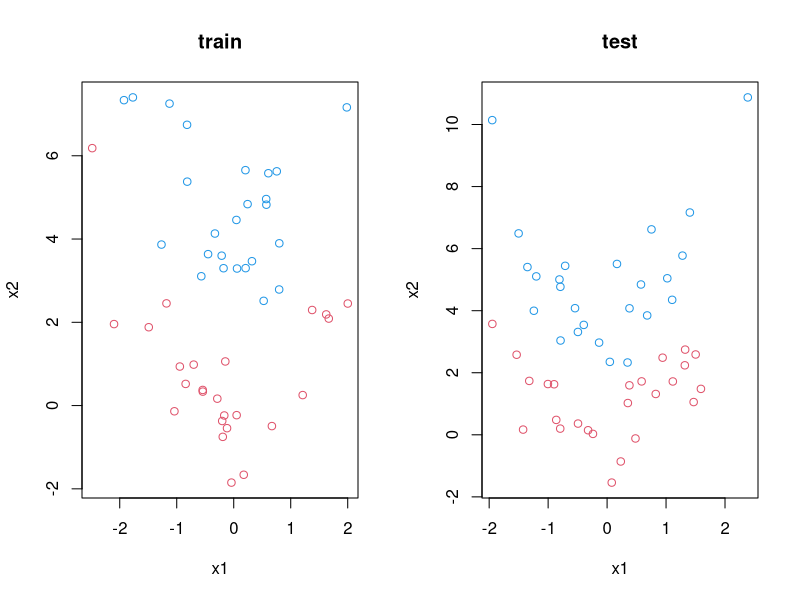
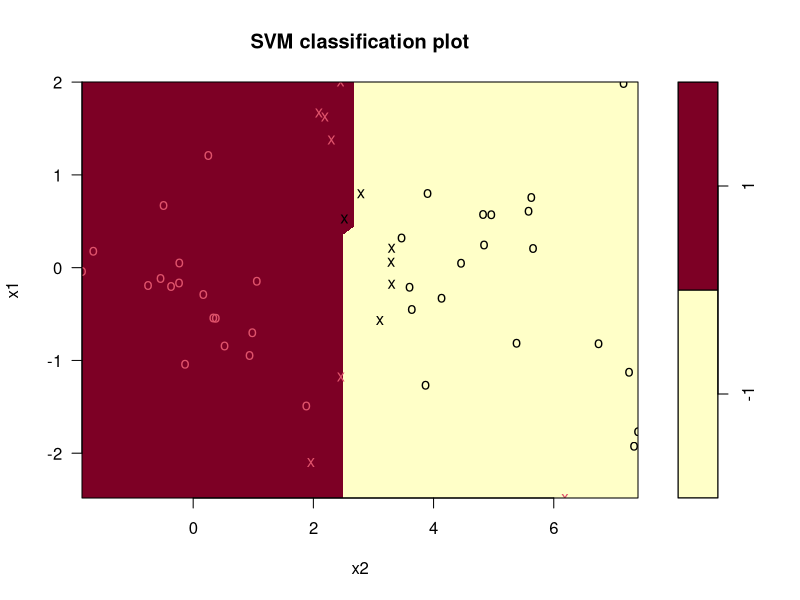
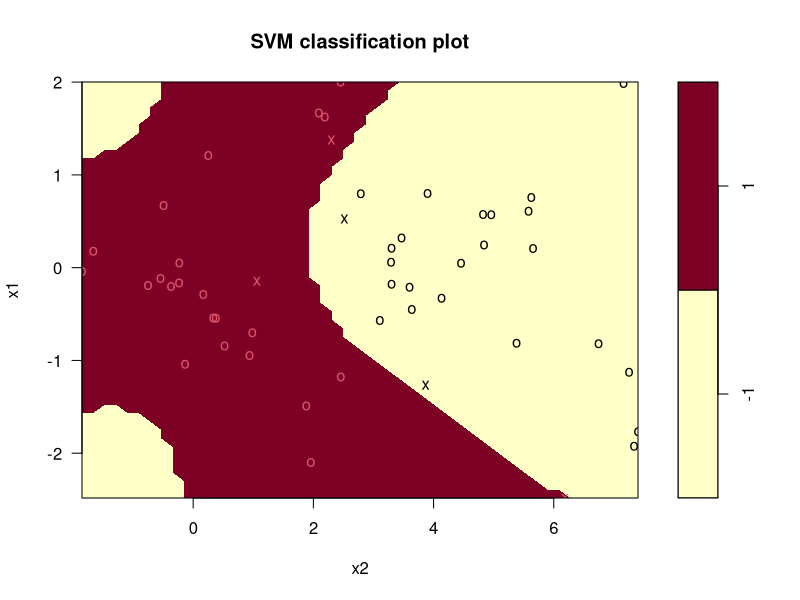
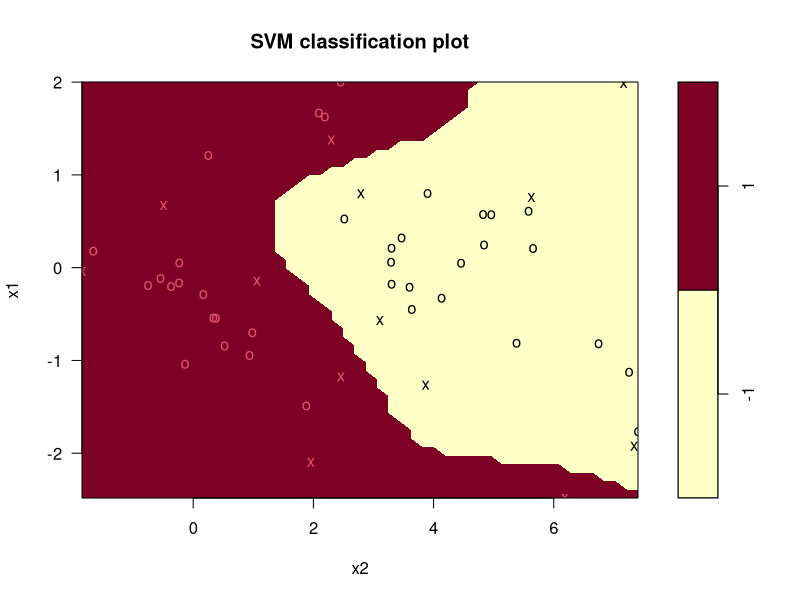

Write R code to recreate these figures, in order.
## ---- chunk 1
require(e1071)
#generate the train data
set.seed(131)
ns <- 100

#x<-matrix(rnorm(ns*2),ncol=2)
#y<- c( rep(-1,ns/2) , rep(1,ns/2) )
#x[y==1,] <- x[y==1,] + 0.5
#plot(x, col=(3-y), pch=19)
#dat <- data.frame(x=x, y=as.factor(y))

#we replace the above the geneated data which a clear quadratic separation

x1 <- rnorm(ns)
x2 <-  2 + x1^2 + rnorm(ns) #quadratic dependency
x2[1:(ns/2)] <- x2[1:(ns/2)] + 2  #seperate two half s up and down
x2[(ns/2+1):ns] <- x2[(ns/2+1):ns] - 2
y<- c( rep(-1,ns/2) , rep(1,ns/2) )

dat <- data.frame(x1,x2,y=as.factor(y))
#divide to train and test sets half half
train <- c(sample(1:(ns/2), ns/4), sample( (ns/2+1):ns, ns/4) )
test  <- (1:ns)[-train]

dat_train <- dat[train,]
dat_test  <- dat[test,]
## ---- chunk 2
## visual check data 
par(mfrow=c(1,2))
plot(as.matrix(dat[train,1:2]), col=(3-y[train]), main="train" )
plot(as.matrix(dat[test,1:2]), col=(3-y[test]), main="test" )

## ---- chunk 3
cst <- 10
svm_lin <- svm(y~., data=dat_train , kernel="linear", cost=cst, scale=FALSE)

cm <- table(fit=svm_lin$fitted, truth=dat_train$y)
print(cm)
print(paste("svm linear train errror", 1 - sum(diag(cm))/sum(cm) ))

#polynomial
svm_poly <- svm(y~., data=dat_train , kernel="polynomial", degrees=4, cost=cst, scale=FALSE)
cm <- table(fit=svm_poly$fitted, truth=dat_train$y)
print(cm)
print(paste("svm polynomial train error:", 1 - sum(diag(cm))/sum(cm) ))

#radial
svm_rad <- svm(y~., data=dat_train , kernel="radial", cost=cst, gamma=1)
cm <- table(fit=svm_rad$fitted, truth=dat_train$y)
print(cm)
print(paste("svm radial train error:", 1- sum(diag(cm))/sum(cm) ))
## ---- chunk 4
plot(svm_lin, dat_train, main="linear")
plot(svm_poly, dat_train, main="polynomial")
plot(svm_rad, dat_train, main = "radial")

## ---- chunk 5
##linear predict on test
lbl <- "svm linear test error"
yhat <- predict(svm_lin, dat_test)
cm <- table(predict=yhat, truth=dat_test$y)
print(cm)
print(paste(lbl, 1 - sum(diag(cm))/sum(cm) ))

##polynomial predict on test
lbl <- "svm polynomial test error"
yhat <- predict(svm_poly, dat_test)
cm <- table(predict=yhat, truth=dat_test$y)
print(cm)
print(paste(lbl, 1 - sum(diag(cm))/sum(cm) ))

##radial predict on test
lbl <- "svm radial test error"
yhat <- predict(svm_rad, dat_test)
cm <- table(predict=yhat, truth=dat_test$y)
print(cm)
print(paste(lbl, 1 - sum(diag(cm))/sum(cm) ))

